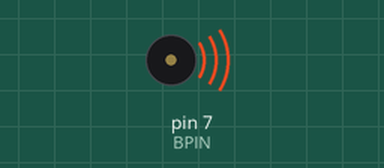
Recording of a sketch running on a simulated Arduino Uno, built with avr-gcc and run on an emulated ATmega328P. On the bench: buzzer (waves = sounding).

Above: at 0.2 s.
At 7.37 s:
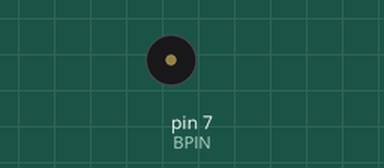
Timing chart, 0 to 13.0 s (numbered marks = the images above):
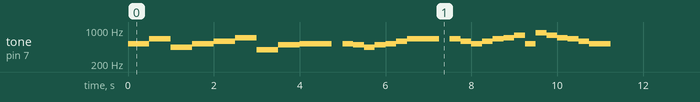

Measured:
- by itself, tone on pin 7 (BPIN): plays 523 Hz for 0.50 s, 659 Hz for 0.50 s, 440 Hz for 0.50 s, 523 Hz for 0.50 s, 587 Hz for 0.50 s, 698 Hz for 0.50 s … (254 notes in this stretch)

The sketch:

test.ino
```cpp
#define BPIN 7

int tempo = 250;

void melody() {
	tone(BPIN, 523, 1*tempo);
	delay(1*tempo);
	tone(BPIN, 523, 1*tempo);
	delay(1*tempo);
	tone(BPIN, 659, 1*tempo);
	delay(1*tempo);
	tone(BPIN, 659, 1*tempo);
	delay(1*tempo);
	tone(BPIN, 440, 1*tempo);
	delay(1*tempo);
	tone(BPIN, 440, 1*tempo);
	delay(1*tempo);
	tone(BPIN, 523, 1*tempo);
	delay(1*tempo);
	tone(BPIN, 523, 1*tempo);
	delay(1*tempo);
	tone(BPIN, 587, 1*tempo);
	delay(1*tempo);
	tone(BPIN, 587, 1*tempo);
	delay(1*tempo);
	tone(BPIN, 698, 1*tempo);
	delay(1*tempo);
	tone(BPIN, 698, 1*tempo);
	delay(1*tempo);
	tone(BPIN, 392, 1*tempo);
	delay(1*tempo);
	tone(BPIN, 392, 1*tempo);
	delay(1*tempo);
	tone(BPIN, 494, 1*tempo);
	delay(1*tempo);
	tone(BPIN, 494, 1*tempo);
	delay(1*tempo);
	tone(BPIN, 523, 1*tempo);
	delay(1*tempo);
	tone(BPIN, 523, 1*tempo);
	delay(1*tempo);
	tone(BPIN, 523, 1*tempo);
	delay(1*tempo);
	delay(1*tempo);
	tone(BPIN, 523, 1*tempo);
	delay(1*tempo);
	tone(BPIN, 494, 1*tempo);
	delay(1*tempo);
	tone(BPIN, 440, 1*tempo);
	delay(1*tempo);
	tone(BPIN, 494, 1*tempo);
	delay(1*tempo);
	tone(BPIN, 523, 1*tempo);
	delay(1*tempo);
	tone(BPIN, 587, 1*tempo);
	delay(1*tempo);
	tone(BPIN, 659, 1*tempo);
	delay(1*tempo);
	tone(BPIN, 659, 1*tempo);
	delay(1*tempo);
	tone(BPIN, 659, 1*tempo);
	delay(1*tempo);
	delay(1*tempo);
	tone(BPIN, 659, 1*tempo);
	delay(1*tempo);
	tone(BPIN, 587, 1*tempo);
	delay(1*tempo);
	tone(BPIN, 523, 1*tempo);
	delay(1*tempo);
	tone(BPIN, 587, 1*tempo);
	delay(1*tempo);
	tone(BPIN, 659, 1*tempo);
	delay(1*tempo);
	tone(BPIN, 698, 1*tempo);
	delay(1*tempo);
	tone(BPIN, 784, 1*tempo);
	delay(1*tempo);
	tone(BPIN, 523, 1*tempo);
	delay(1*tempo);
	tone(BPIN, 880, 1*tempo);
	delay(1*tempo);
	tone(BPIN, 784, 1*tempo);
	delay(1*tempo);
	tone(BPIN, 698, 1*tempo);
	delay(1*tempo);
	tone(BPIN, 659, 1*tempo);
	delay(1*tempo);
	tone(BPIN, 587, 1*tempo);
	delay(1*tempo);
	tone(BPIN, 523, 1*tempo);
	delay(1*tempo);
	tone(BPIN, 523, 1*tempo);
	delay(1*tempo);
	delay(1*tempo);
	delay(2*tempo);
	delay(4*tempo);
	tone(BPIN, 293, 1*tempo);
	delay(1*tempo);
	delay(1*tempo);
	tone(BPIN, 440, 1*tempo);
	delay(1*tempo);
	delay(1*tempo);
	delay(4*tempo);
	tone(BPIN, 261, 1*tempo);
	delay(1*tempo);
	delay(1*tempo);
	tone(BPIN, 392, 1*tempo);
	delay(1*tempo);
	delay(1*tempo);
	delay(4*tempo);
	tone(BPIN, 293, 1*tempo);
	delay(1*tempo);
	delay(1*tempo);
	tone(BPIN, 440, 1*tempo);
	delay(1*tempo);
	delay(1*tempo);
	tone(BPIN, 261, 1*tempo);
	delay(1*tempo);
	delay(1*tempo);
	tone(BPIN, 392, 1*tempo);
	delay(1*tempo);
	delay(1*tempo);
	delay(4*tempo);
}

void setup() {

}

void loop() {
  melody();
}
```
